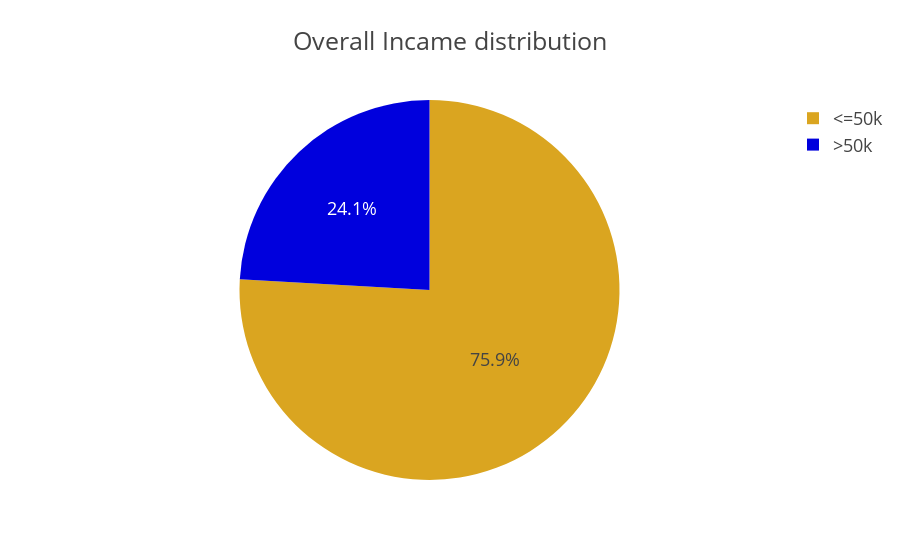

The notebook cell this image was saved under:
### Markdown cell above
This pie chart visualizes the overall income split: 76% of individuals earn ≤50K, while 24% earn >50K. This means that nearly 3 out of 4 individuals fall into the lower income bracket (<=50K). This shows that there is a significant imbalance.

### Code cell
fig= px.pie(adult_df_income, names='income',values='total',title='Overall Incame distribution', color_discrete_sequence=["goldenrod","#00D"])
# fig.update_layout(template= "presentation", paper_bgcolor="rgba(0,0,0,0)", plot_bgcolor=("rgba(0,0,0,0,0)"))
# fig.show()
fig.update_layout(template="presentation", paper_bgcolor="rgba(0,0,0,0)",plot_bgcolor=("rgba(0,0,0,0)"))
fig.show()
fig.write_image(os.path.join(results_dir,'income_distribution_pie_chart.jpg'))
fig.write_image(os.path.join(results_dir,'income_distribution_pie_chart.png'))
fig.write_html(os.path.join(results_dir,'income_distribution_pie_chart.html'))

### Figure 1 — Plotly figure (JSON) as saved in the notebook; plotly's stock layout.template omitted (floating-point values rounded to 4 significant figures)
{"data": [{"domain": {"x": [0, 1], "y": [0, 1]}, "hovertemplate": "income=%{label}<br>total=%{value}<extra></extra>", "labels": ["<=50k", ">50k"], "legendgroup": "", "name": "", "showlegend": true, "type": "pie", "values": [24677, 7836]}], "layout": {"autosize": true, "legend": {"tracegroupgap": 0}, "paper_bgcolor": "rgba(0, 0, 0, 0)", "piecolorway": ["goldenrod", "#00D"], "plot_bgcolor": "rgba(0, 0, 0, 0)", "title": {"text": "Overall Incame distribution"}}}
